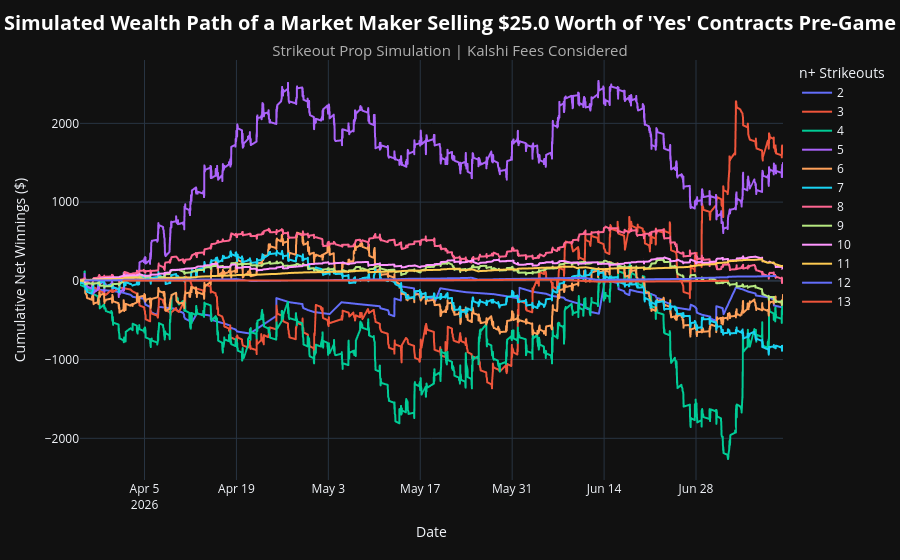

The cell this chart's notebook holds for it:
### Code cell
# Simulation: Sell Yes Limit Order
#   - A market maker provides $25 worth of liquidity on every strikeout prop market
#   - Fill price is naively approximated as the historical dollar-volume-weighted average pre-game price
#   - The wealth path evolves over time, starting at zero

n_strikeouts = set(int(r['strikeouts'][:-1]) for r in results if r['n'] > 500) # More than 500 trades

n_strikeouts_map = dict()
for n in n_strikeouts:
    df = strikeouts_df[strikeouts_df['n_strikeouts'] == n].copy()
    sim_results = simulation(
        df=df,
        side='no',                      # Selling 'yes' is the same as buying 'no'
        liquidity_amt=LIQUIDITY_AMOUNT,
        fee=KALSHI_MAKER_FEE,           # Assume the 'yes' contract is sold by a market maker offering liquidity to a retail taker
        by='dvwa',
        trades=TRADES,                  # Strictly more than x trades occured pre-game
        dollar_volume=DOLLAR_VOLUME     # Strictly more than y dollar volume pre-game
    )
    sim_results['n_strikeouts'] = n 

    w = simulation_statistics(
        df=sim_results,
        group_returns_by='weekly'
    )     
    m = simulation_statistics(
        df=sim_results,
        group_returns_by='monthly'
    )  

    n_strikeouts_map[n] = {
        'simulation_results'       : sim_results,
        'weekly_simulation_stats'  : w,
        'monthly_simulation_stats' : m,
    }

combined_df = pd.concat(
    [v['simulation_results'] for v in n_strikeouts_map.values()],
    ignore_index=True
)

fig = px.line(
    combined_df,
    x='close_time',
    y='cum_net_winnings',
    color='n_strikeouts'        
)

fig.update_layout(
    template='plotly_dark',
    title={
        'text': (
            f"<b>Simulated Wealth Path of a Market Maker Selling ${LIQUIDITY_AMOUNT} Worth of 'Yes' Contracts Pre-Game</b><br>"
            f"<span style='font-size: 15px; color: #b0b0b0;'>Strikeout Prop Simulation | Kalshi Fees Considered</span>"
        ),
        'font': {'size': 20, 'color': '#ffffff'},
        'x': 0.5,
        'xanchor': 'center'
    },
    xaxis_title='Date',
    yaxis_title='Cumulative Net Winnings ($)',
    hovermode='x unified',
    paper_bgcolor='#111111',
    plot_bgcolor='#111111',
    legend_title_text='n+ Strikeouts'
)

fig.show()

### Figure 1 — Plotly figure (JSON) as saved in the notebook; plotly's stock layout.template omitted (floating-point values rounded to 4 significant figures; data arrays with more than 128 entries replaced by an {"elided": "..."} marker saying what was removed)
{"data": [{"hovertemplate": "n_strikeouts=2<br>close_time=%{x}<br>cum_net_winnings=%{y}<extra></extra>", "legendgroup": "2", "line": {"color": "#636efa", "dash": "solid"}, "marker": {"symbol": "circle"}, "mode": "lines", "name": "2", "showlegend": true, "type": "scattergl", "x": {"elided": "133 str values"}, "xaxis": "x", "y": {"elided": "133 float values"}, "yaxis": "y"}, {"hovertemplate": "n_strikeouts=3<br>close_time=%{x}<br>cum_net_winnings=%{y}<extra></extra>", "legendgroup": "3", "line": {"color": "#EF553B", "dash": "solid"}, "marker": {"symbol": "circle"}, "mode": "lines", "name": "3", "showlegend": true, "type": "scattergl", "x": {"elided": "842 str values"}, "xaxis": "x", "y": {"elided": "842 float values"}, "yaxis": "y"}, {"hovertemplate": "n_strikeouts=4<br>close_time=%{x}<br>cum_net_winnings=%{y}<extra></extra>", "legendgroup": "4", "line": {"color": "#00cc96", "dash": "solid"}, "marker": {"symbol": "circle"}, "mode": "lines", "name": "4", "showlegend": true, "type": "scattergl", "x": {"elided": "1984 str values"}, "xaxis": "x", "y": {"elided": "1984 float values"}, "yaxis": "y"}, {"hovertemplate": "n_strikeouts=5<br>close_time=%{x}<br>cum_net_winnings=%{y}<extra></extra>", "legendgroup": "5", "line": {"color": "#ab63fa", "dash": "solid"}, "marker": {"symbol": "circle"}, "mode": "lines", "name": "5", "showlegend": true, "type": "scattergl", "x": {"elided": "2429 str values"}, "xaxis": "x", "y": {"elided": "2429 float values"}, "yaxis": "y"}, {"hovertemplate": "n_strikeouts=6<br>close_time=%{x}<br>cum_net_winnings=%{y}<extra></extra>", "legendgroup": "6", "line": {"color": "#FFA15A", "dash": "solid"}, "marker": {"symbol": "circle"}, "mode": "lines", "name": "6", "showlegend": true, "type": "scattergl", "x": {"elided": "2197 str values"}, "xaxis": "x", "y": {"elided": "2197 float values"}, "yaxis": "y"}, {"hovertemplate": "n_strikeouts=7<br>close_time=%{x}<br>cum_net_winnings=%{y}<extra></extra>", "legendgroup": "7", "line": {"color": "#19d3f3", "dash": "solid"}, "marker": {"symbol": "circle"}, "mode": "lines", "name": "7", "showlegend": true, "type": "scattergl", "x": {"elided": "1724 str values"}, "xaxis": "x", "y": {"elided": "1724 float values"}, "yaxis": "y"}, {"hovertemplate": "n_strikeouts=8<br>close_time=%{x}<br>cum_net_winnings=%{y}<extra></extra>", "legendgroup": "8", "line": {"color": "#FF6692", "dash": "solid"}, "marker": {"symbol": "circle"}, "mode": "lines", "name": "8", "showlegend": true, "type": "scattergl", "x": {"elided": "1296 str values"}, "xaxis": "x", "y": {"elided": "1296 float values"}, "yaxis": "y"}, {"hovertemplate": "n_strikeouts=9<br>close_time=%{x}<br>cum_net_winnings=%{y}<extra></extra>", "legendgroup": "9", "line": {"color": "#B6E880", "dash": "solid"}, "marker": {"symbol": "circle"}, "mode": "lines", "name": "9", "showlegend": true, "type": "scattergl", "x": {"elided": "851 str values"}, "xaxis": "x", "y": {"elided": "851 float values"}, "yaxis": "y"}, {"hovertemplate": "n_strikeouts=10<br>close_time=%{x}<br>cum_net_winnings=%{y}<extra></extra>", "legendgroup": "10", "line": {"color": "#FF97FF", "dash": "solid"}, "marker": {"symbol": "circle"}, "mode": "lines", "name": "10", "showlegend": true, "type": "scattergl", "x": {"elided": "525 str values"}, "xaxis": "x", "y": {"elided": "525 float values"}, "yaxis": "y"}, {"hovertemplate": "n_strikeouts=11<br>close_time=%{x}<br>cum_net_winnings=%{y}<extra></extra>", "legendgroup": "11", "line": {"color": "#FECB52", "dash": "solid"}, "marker": {"symbol": "circle"}, "mode": "lines", "name": "11", "showlegend": true, "type": "scattergl", "x": {"elided": "193 str values"}, "xaxis": "x", "y": {"elided": "193 float values"}, "yaxis": "y"}, {"hovertemplate": "n_strikeouts=12<br>close_time=%{x}<br>cum_net_winnings=%{y}<extra></extra>", "legendgroup": "12", "line": {"color": "#636efa", "dash": "solid"}, "marker": {"symbol": "circle"}, "mode": "lines", "name": "12", "showlegend": true, "type": "scattergl", "x": ["2026-03-26T23:10:22Z", "2026-03-26T23:15:02Z", "2026-03-26T23:20:14Z", "2026-03-31T01:07:00Z", "2026-04-01T18:52:57Z", "2026-04-01T19:33:17Z", "2026-04-01T20:52:08Z", "2026-04-08T01:23:30Z", "2026-04-15T04:30:38Z", "2026-04-18T03:21:36Z", "2026-04-18T05:00:52Z", "2026-04-18T22:52:47Z", "2026-04-21T04:31:18Z", "2026-04-23T04:20:27Z", "2026-04-25T19:03:39Z", "2026-04-26T20:33:53Z", "2026-04-28T01:45:52Z", "2026-05-02T03:02:56Z", "2026-05-03T04:40:41Z", "2026-05-03T20:03:49Z", "2026-05-06T02:36:24Z", "2026-05-06T21:03:54Z", "2026-05-09T01:52:17Z", "2026-05-09T02:17:13Z", "2026-05-13T01:25:52Z", "2026-05-14T02:25:16Z", "2026-05-14T04:40:01Z", "2026-05-15T01:54:58Z", "2026-05-15T01:55:00Z", "2026-05-17T20:16:11Z", "2026-05-20T02:31:53Z", "2026-05-21T01:12:34Z", "2026-05-21T03:31:24Z", "2026-05-23T00:55:47Z", "2026-05-23T04:20:47Z", "2026-05-24T05:05:30Z", "2026-05-24T19:15:55Z", "2026-05-25T20:51:10Z", "2026-05-25T23:11:17Z", "2026-05-27T22:40:59Z", "2026-05-28T04:45:00Z", "2026-05-28T23:15:00Z", "2026-05-31T20:45:07Z", "2026-06-02T05:01:59Z", "2026-06-04T01:05:48Z", "2026-06-04T04:00:47Z", "2026-06-07T04:20:27Z", "2026-06-07T04:40:56Z", "2026-06-11T01:50:42Z", "2026-06-13T01:50:51Z", "2026-06-14T20:45:50Z", "2026-06-14T20:45:52Z", "2026-06-16T02:15:14Z", "2026-06-20T01:55:41Z", "2026-06-21T04:54:59Z", "2026-06-21T20:40:52Z", "2026-06-27T01:47:43Z", "2026-06-27T02:50:42Z", "2026-06-27T22:25:42Z", "2026-06-27T23:50:57Z", "2026-06-28T04:25:14Z", "2026-06-28T21:00:50Z", "2026-06-28T22:35:03Z", "2026-07-01T01:24:12Z", "2026-07-01T01:56:37Z", "2026-07-01T01:56:38Z", "2026-07-02T20:55:30Z", "2026-07-02T20:55:31Z", "2026-07-04T04:45:45Z", "2026-07-08T01:31:45Z", "2026-07-08T02:56:22Z", "2026-07-08T22:21:09Z", "2026-07-10T01:30:40Z"], "xaxis": "x", "y": [2.084, 3.631, 5.228, 6.79, 10.08, 12.13, 13.64, 15.04, 16.7, 18.67, 20.25, 22.21, -2.134, -0.3333, 1.885, 3.539, 6.257, 7.471, 8.37, 9.715, 10.93, 12.97, 15.46, 17.31, 19.52, 22.54, 23.56, 24.68, 25.83, 27.2, 29.01, 30.73, 32.22, 33.31, 35.51, 36.67, 39.72, 14.87, 16.21, 17.6, 19.39, 21.07, 25.43, 26.83, 28.36, 29.95, 33.12, 34.8, 35.94, 11.43, 12.68, 14.05, 14.87, 18.63, 20.07, 21.42, 24.22, 28.51, 30.8, 32.24, 33.65, 35.07, 37.48, 39.8, 41.33, 42.82, 44.36, 51.5, 54.5, 56.47, 58.01, 59.33, 61.14], "yaxis": "y"}, {"hovertemplate": "n_strikeouts=13<br>close_time=%{x}<br>cum_net_winnings=%{y}<extra></extra>", "legendgroup": "13", "line": {"color": "#EF553B", "dash": "solid"}, "marker": {"symbol": "circle"}, "mode": "lines", "name": "13", "showlegend": true, "type": "scattergl", "x": ["2026-04-01T18:52:58Z", "2026-04-28T01:45:52Z", "2026-05-13T01:25:53Z", "2026-05-14T02:25:16Z", "2026-05-24T19:15:55Z", "2026-05-25T20:51:10Z", "2026-05-28T23:15:00Z", "2026-05-31T20:45:07Z", "2026-06-07T04:20:27Z", "2026-06-13T01:50:51Z", "2026-06-20T01:55:41Z", "2026-06-27T01:47:43Z", "2026-06-27T02:50:42Z", "2026-06-27T22:25:42Z", "2026-07-02T20:55:31Z"], "xaxis": "x", "y": [2.102, 4.247, 5.71, 7.17, 8.828, 10.19, 10.94, 12.82, 14.61, -10.23, -7.955, -6.376, -3.69, -2.297, 1.358], "yaxis": "y"}], "layout": {"hovermode": "x unified", "legend": {"title": {"text": "n+ Strikeouts"}, "tracegroupgap": 0}, "margin": {"t": 60}, "paper_bgcolor": "#111111", "plot_bgcolor": "#111111", "title": {"font": {"color": "#ffffff", "size": 20}, "text": "<b>Simulated Wealth Path of a Market Maker Selling $25.0 Worth of 'Yes' Contracts Pre-Game</b><br><span style='font-size: 15px; color: #b0b0b0;'>Strikeout Prop Simulation | Kalshi Fees Considered</span>", "x": 0.5, "xanchor": "center"}, "xaxis": {"anchor": "y", "domain": [0, 1], "title": {"text": "Date"}}, "yaxis": {"anchor": "x", "domain": [0, 1], "title": {"text": "Cumulative Net Winnings ($)"}}}}
